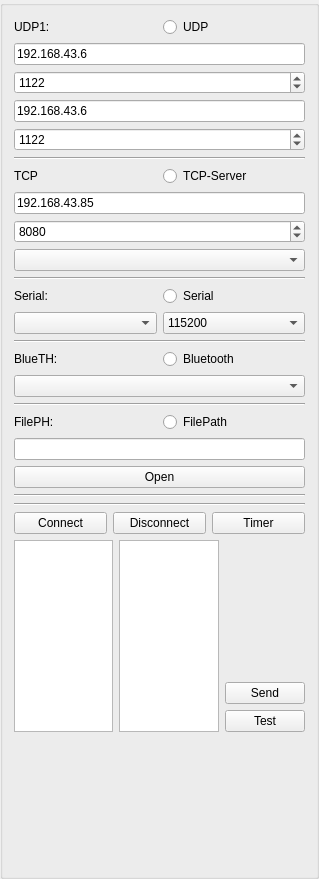
<?xml version="1.0" encoding="UTF-8"?>
<ui version="4.0">
 <class>GroupBox</class>
 <widget class="QGroupBox" name="GroupBox">
  <property name="geometry">
   <rect>
    <x>0</x>
    <y>0</y>
    <width>319</width>
    <height>879</height>
   </rect>
  </property>
  <property name="windowTitle">
   <string>GroupBox</string>
  </property>
  <layout class="QVBoxLayout" name="verticalLayout_10">
   <item>
    <layout class="QVBoxLayout" name="verticalLayout_4">
     <item>
      <layout class="QHBoxLayout" name="horizontalLayout">
       <item>
        <widget class="QLabel" name="LBUDP1">
         <property name="text">
          <string>UDP1:</string>
         </property>
        </widget>
       </item>
       <item>
        <widget class="QRadioButton" name="RBTUDP">
         <property name="text">
          <string>UDP</string>
         </property>
        </widget>
       </item>
      </layout>
     </item>
     <item>
      <layout class="QVBoxLayout" name="verticalLayout">
       <item>
        <widget class="QLineEdit" name="LEUDP">
         <property name="text">
          <string>192.168.43.6</string>
         </property>
        </widget>
       </item>
       <item>
        <widget class="QSpinBox" name="SBUDP">
         <property name="maximum">
          <number>65535</number>
         </property>
         <property name="value">
          <number>1122</number>
         </property>
        </widget>
       </item>
      </layout>
     </item>
     <item>
      <layout class="QVBoxLayout" name="verticalLayout_2">
       <item>
        <widget class="QLineEdit" name="LEUDP2">
         <property name="text">
          <string>192.168.43.6</string>
         </property>
        </widget>
       </item>
       <item>
        <widget class="QSpinBox" name="SBUDP2">
         <property name="maximum">
          <number>65535</number>
         </property>
         <property name="value">
          <number>1122</number>
         </property>
        </widget>
       </item>
      </layout>
     </item>
    </layout>
   </item>
   <item>
    <widget class="Line" name="line">
     <property name="orientation">
      <enum>Qt::Horizontal</enum>
     </property>
    </widget>
   </item>
   <item>
    <layout class="QVBoxLayout" name="verticalLayout_5">
     <item>
      <layout class="QHBoxLayout" name="horizontalLayout_2">
       <item>
        <widget class="QLabel" name="LBTCP1">
         <property name="text">
          <string>TCP</string>
         </property>
        </widget>
       </item>
       <item>
        <widget class="QRadioButton" name="RBTTCPServer">
         <property name="text">
          <string>TCP-Server</string>
         </property>
        </widget>
       </item>
      </layout>
     </item>
     <item>
      <layout class="QVBoxLayout" name="verticalLayout_3">
       <item>
        <widget class="QLineEdit" name="LETCPServer">
         <property name="text">
          <string>192.168.43.85</string>
         </property>
        </widget>
       </item>
       <item>
        <widget class="QSpinBox" name="SBTCPServer">
         <property name="maximum">
          <number>65535</number>
         </property>
         <property name="value">
          <number>8080</number>
         </property>
        </widget>
       </item>
       <item>
        <widget class="QComboBox" name="CBTCP2"/>
       </item>
      </layout>
     </item>
    </layout>
   </item>
   <item>
    <widget class="Line" name="line_2">
     <property name="orientation">
      <enum>Qt::Horizontal</enum>
     </property>
    </widget>
   </item>
   <item>
    <layout class="QVBoxLayout" name="verticalLayout_6">
     <item>
      <layout class="QHBoxLayout" name="horizontalLayout_3">
       <item>
        <widget class="QLabel" name="LBSerial">
         <property name="text">
          <string>Serial:</string>
         </property>
        </widget>
       </item>
       <item>
        <widget class="QRadioButton" name="RBTSerial">
         <property name="text">
          <string>Serial</string>
         </property>
        </widget>
       </item>
      </layout>
     </item>
     <item>
      <layout class="QHBoxLayout" name="horizontalLayout_4">
       <item>
        <widget class="QComboBox" name="CBSerial"/>
       </item>
       <item>
        <widget class="QComboBox" name="CBSerialBaudRate">
         <property name="currentText">
          <string>115200</string>
         </property>
         <property name="duplicatesEnabled">
          <bool>true</bool>
         </property>
         <property name="modelColumn">
          <number>0</number>
         </property>
         <item>
          <property name="text">
           <string>115200</string>
          </property>
         </item>
         <item>
          <property name="text">
           <string>38400</string>
          </property>
         </item>
         <item>
          <property name="text">
           <string>9600</string>
          </property>
         </item>
        </widget>
       </item>
      </layout>
     </item>
    </layout>
   </item>
   <item>
    <widget class="Line" name="line_3">
     <property name="orientation">
      <enum>Qt::Horizontal</enum>
     </property>
    </widget>
   </item>
   <item>
    <layout class="QVBoxLayout" name="verticalLayout_7">
     <item>
      <layout class="QHBoxLayout" name="horizontalLayout_5">
       <item>
        <widget class="QLabel" name="LBBluetooth">
         <property name="text">
          <string>BlueTH:</string>
         </property>
        </widget>
       </item>
       <item>
        <widget class="QRadioButton" name="RBTBluetooth">
         <property name="text">
          <string>Bluetooth</string>
         </property>
        </widget>
       </item>
      </layout>
     </item>
     <item>
      <widget class="QComboBox" name="CBBluetooth"/>
     </item>
    </layout>
   </item>
   <item>
    <widget class="Line" name="line_4">
     <property name="orientation">
      <enum>Qt::Horizontal</enum>
     </property>
    </widget>
   </item>
   <item>
    <layout class="QVBoxLayout" name="verticalLayout_8">
     <item>
      <layout class="QHBoxLayout" name="horizontalLayout_6">
       <item>
        <widget class="QLabel" name="LBFilePath">
         <property name="text">
          <string>FilePH:</string>
         </property>
        </widget>
       </item>
       <item>
        <widget class="QRadioButton" name="RBTFile">
         <property name="text">
          <string>FilePath</string>
         </property>
        </widget>
       </item>
      </layout>
     </item>
     <item>
      <widget class="QLineEdit" name="LEFilePath">
       <property name="text">
        <string/>
       </property>
      </widget>
     </item>
     <item>
      <widget class="QPushButton" name="BTFilePath">
       <property name="text">
        <string>Open</string>
       </property>
      </widget>
     </item>
    </layout>
   </item>
   <item>
    <widget class="Line" name="line_5">
     <property name="orientation">
      <enum>Qt::Horizontal</enum>
     </property>
    </widget>
   </item>
   <item>
    <widget class="Line" name="line_6">
     <property name="orientation">
      <enum>Qt::Horizontal</enum>
     </property>
    </widget>
   </item>
   <item>
    <layout class="QHBoxLayout" name="horizontalLayout_7">
     <property name="sizeConstraint">
      <enum>QLayout::SetMinimumSize</enum>
     </property>
     <item>
      <widget class="QPushButton" name="BTConnect">
       <property name="text">
        <string>Connect</string>
       </property>
      </widget>
     </item>
     <item>
      <widget class="QPushButton" name="BTDisconnect">
       <property name="text">
        <string>Disconnect</string>
       </property>
      </widget>
     </item>
     <item>
      <widget class="QPushButton" name="BTTimer">
       <property name="text">
        <string>Timer</string>
       </property>
      </widget>
     </item>
    </layout>
   </item>
   <item>
    <layout class="QHBoxLayout" name="horizontalLayout_8">
     <item>
      <widget class="QTextEdit" name="TERceive"/>
     </item>
     <item>
      <widget class="QTextEdit" name="TESend"/>
     </item>
     <item>
      <layout class="QVBoxLayout" name="verticalLayout_9">
       <item>
        <spacer name="verticalSpacer_8">
         <property name="orientation">
          <enum>Qt::Vertical</enum>
         </property>
         <property name="sizeHint" stdset="0">
          <size>
           <width>17</width>
           <height>37</height>
          </size>
         </property>
        </spacer>
       </item>
       <item>
        <widget class="QPushButton" name="BTSend">
         <property name="text">
          <string>Send</string>
         </property>
        </widget>
       </item>
       <item>
        <widget class="QPushButton" name="BTTest">
         <property name="text">
          <string>Test</string>
         </property>
        </widget>
       </item>
      </layout>
     </item>
    </layout>
   </item>
   <item>
    <spacer name="verticalSpacer">
     <property name="orientation">
      <enum>Qt::Vertical</enum>
     </property>
     <property name="sizeHint" stdset="0">
      <size>
       <width>20</width>
       <height>40</height>
      </size>
     </property>
    </spacer>
   </item>
  </layout>
 </widget>
 <resources/>
 <connections/>
</ui>
